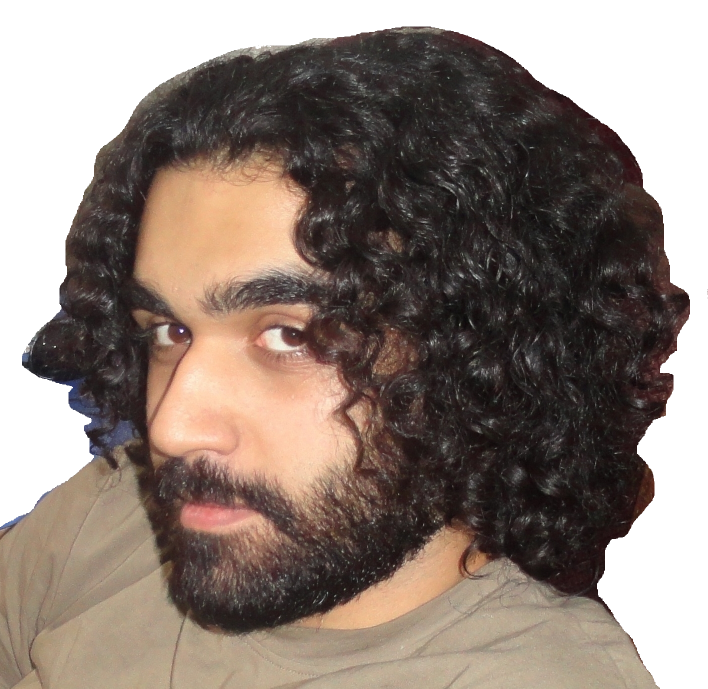
#> input picture ASCII ART/better-face_cutout.png, 1416 x 1377 px, found by its file name (shown at 1/2 size)
$ python test_clean_spots.py
#> lines starting #> are read from the running program, lines starting #| are printed output that depends on the picture; after the words box and inside, x2 and y2 are one past the last pixel; in counts of white or black regions, pixels touching at a corner belong together
import os
import numpy as np
from PIL import Image
from scipy.ndimage import binary_erosion, gaussian_filter

DIR = "ASCII ART"
input_path = os.path.join(DIR, "better-face_cutout.png")

img = Image.open(input_path).convert("RGBA")
#> img is the input picture: PIL image 1416x1377 RGBA; mean R, G, B, A 79.2, 65.5, 57.4, 193.6
arr = np.array(img).astype(np.float64)
rgb = arr[:, :, :3]
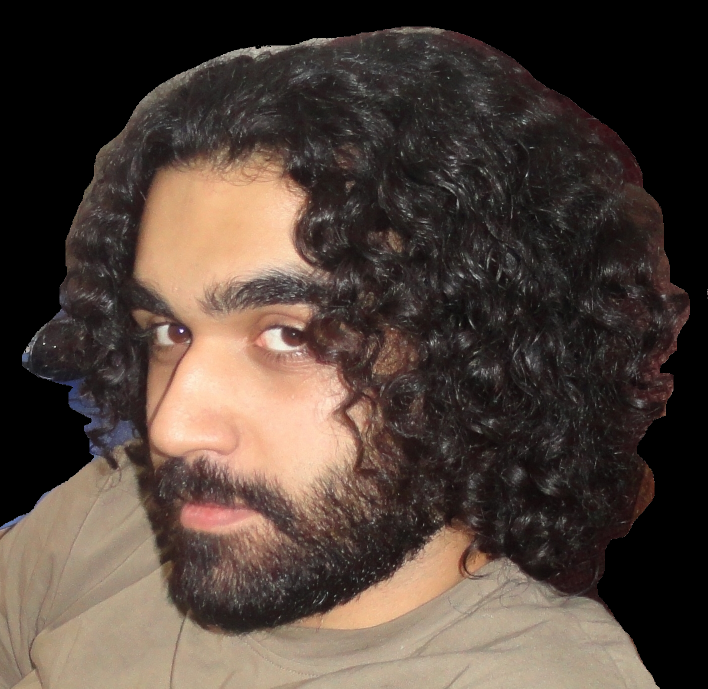
#> rgb: shape (1377, 1416, 3) float64 (shown at 1/2 size); mean R, G, B 79.2, 65.5, 57.4
alpha = (arr[:, :, 3] > 128)
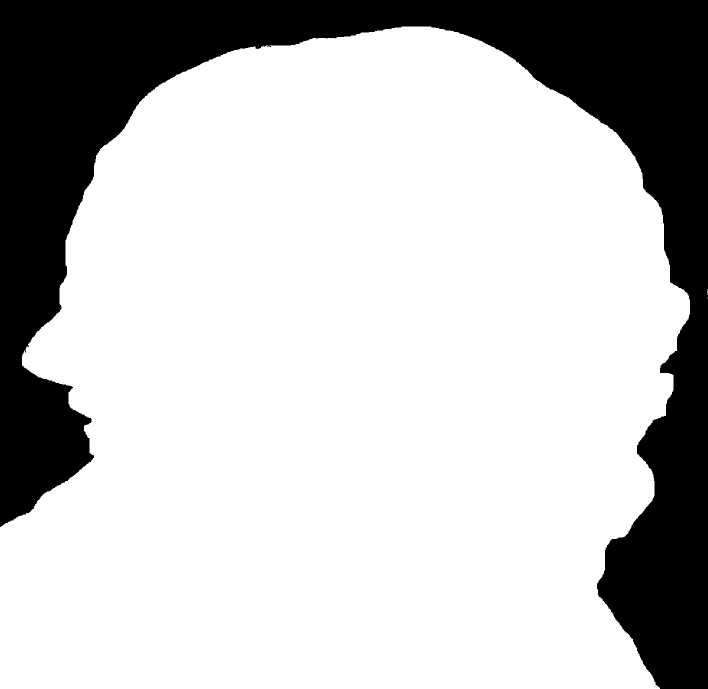
#> alpha: shape (1377, 1416) bool (shown at 1/2 size); 75.9% white; 1 black region, box (x1, y1, x2, y2) and area: (0, 0, 1416, 1377) 469208

# Detect the blue desk patch on the left (high Blue, low Red)
is_blue_desk = (rgb[:, :, 2] > rgb[:, :, 0] + 35) & (rgb[:, :, 2] > 70) & (alpha)
#> is_blue_desk: shape (1377, 1416) bool; 0.09% white; 9 white regions (3 under 20 px), largest, box (x1, y1, x2, y2) and area: (119, 762, 156, 797) 555, (137, 803, 170, 821) 397, (0, 1030, 48, 1058) 308, (168, 841, 191, 861) 195, (179, 884, 191, 915) 147, (44, 709, 56, 721) 111
# Detect the brown chair patch on the far right (x > 1240, y > 600, smooth reddish brown)
y_indices, x_indices = np.indices(alpha.shape)
is_chair_patch = (x_indices > 1240) & (y_indices > 650) & (y_indices < 850) & (rgb[:, :, 0] > 90) & (alpha)
#> is_chair_patch: shape (1377, 1416) bool; 0.06% white; 92 white regions (81 under 20 px), largest, box (x1, y1, x2, y2) and area: (1348, 651, 1365, 682) 205, (1271, 798, 1288, 816) 146, (1322, 708, 1337, 729) 125

# Remove these unwanted background areas from alpha
alpha[is_blue_desk] = False
alpha[is_chair_patch] = False
#> alpha: shape (1377, 1416) bool; 75.8% white; 69 black regions (63 under 20 px), largest, box (x1, y1, x2, y2) and area: (0, 0, 1416, 1377) 471580, (1271, 798, 1288, 816) 146, (1325, 789, 1332, 800) 43, (1309, 742, 1316, 750) 34, (1304, 722, 1309, 729) 27, (1319, 763, 1326, 769) 22

# Erode binary mask by 2 iterations to cleanly strip the white wall fringe
eroded_alpha = binary_erosion(alpha, iterations=2)
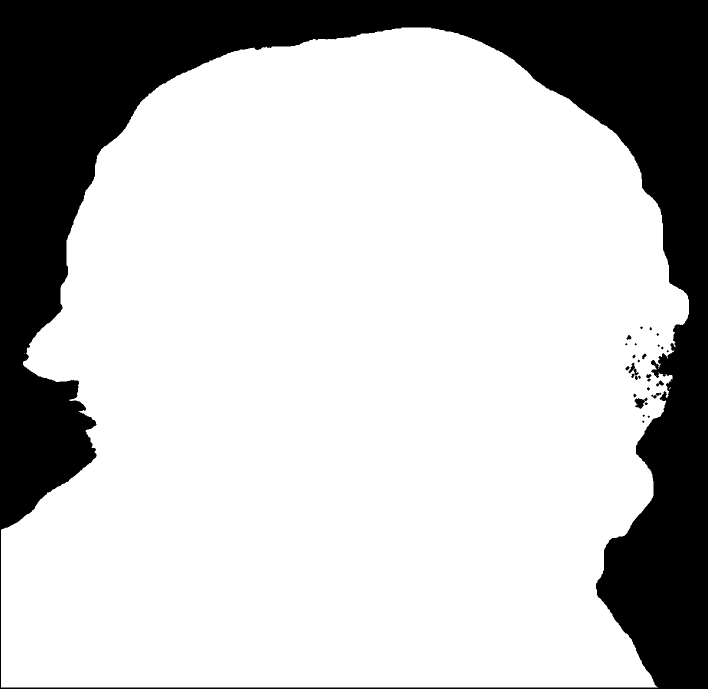
#> eroded_alpha: shape (1377, 1416) bool (shown at 1/2 size); 75.2% white; 28 black regions (11 under 20 px), largest, box (x1, y1, x2, y2) and area: (0, 0, 1416, 1377) 482624, (1269, 795, 1295, 818) 314, (1257, 725, 1278, 760) 262

# De-fringe: anywhere on the outer border where brightness is high, pull inward color
border_band = alpha & ~binary_erosion(eroded_alpha, iterations=3)
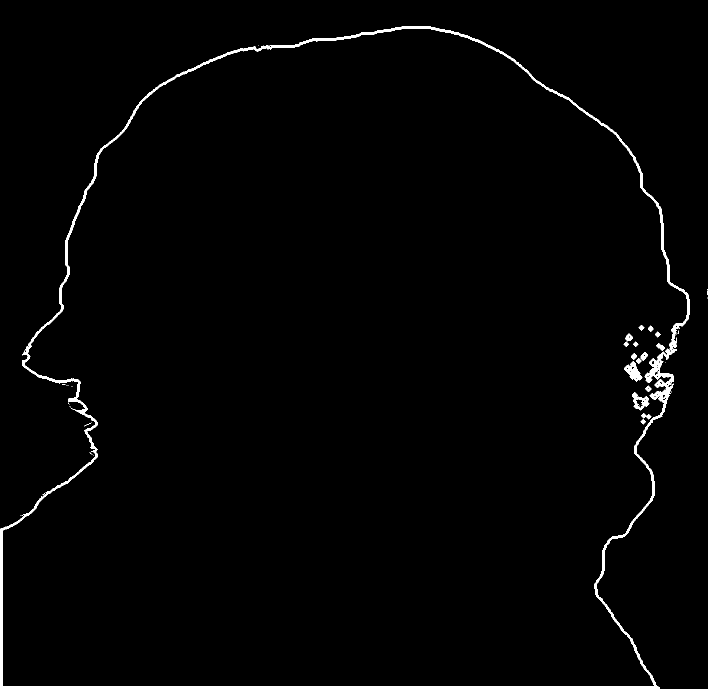
#> border_band: shape (1377, 1416) bool (shown at 1/2 size); 1.5% white; 46 white regions (30 under 20 px), largest, box (x1, y1, x2, y2) and area: (0, 53, 1380, 1377) 26373, (1248, 722, 1285, 763) 675, (1264, 784, 1299, 821) 537
brightness = 0.299 * rgb[:, :, 0] + 0.587 * rgb[:, :, 1] + 0.114 * rgb[:, :, 2]
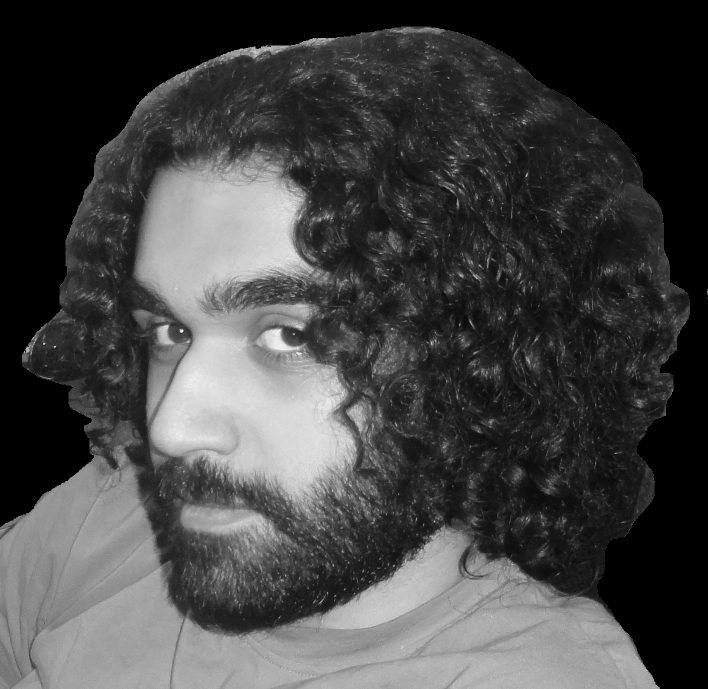
#> brightness: shape (1377, 1416) float64 (shown at 1/2 size); min 0, max 253.7, mean 68.7
is_white_fringe = border_band & (brightness > 115)
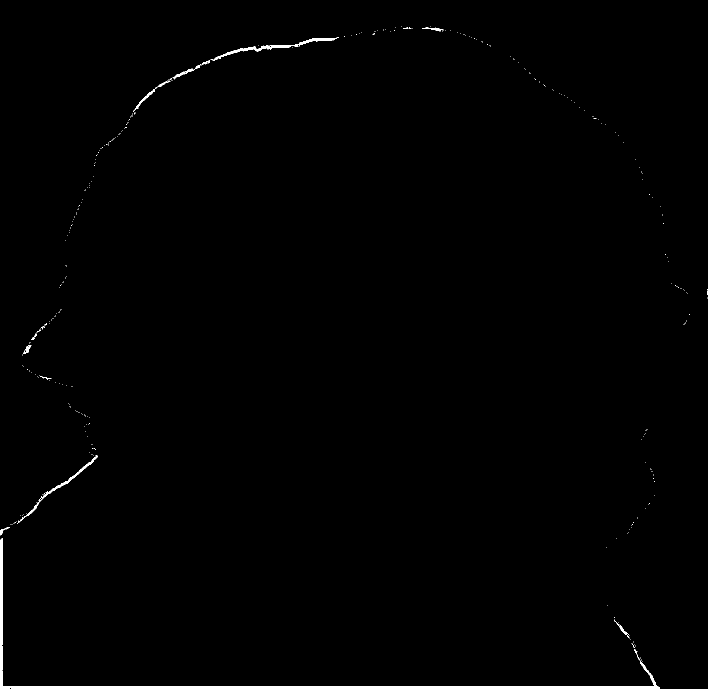
#> is_white_fringe: shape (1377, 1416) bool (shown at 1/2 size); 0.61% white; 276 white regions (262 under 20 px), largest, box (x1, y1, x2, y2) and area: (0, 1076, 1320, 1377) 8311, (427, 74, 678, 122) 1180, (34, 911, 195, 1048) 775

# Replace white fringe pixels with dark curl tone
rgb[is_white_fringe] = [30.0, 26.0, 28.0]

# Soft Gaussian smoothing on alpha for natural blending with #1d2021
smooth_alpha = gaussian_filter(eroded_alpha.astype(np.float64), sigma=1.0)
smooth_alpha = np.clip(smooth_alpha, 0.0, 1.0)

# Site background: #1d2021 = (29, 32, 33)
site_bg = np.array([29.0, 32.0, 33.0])

# Blend with site background
blended_rgb = rgb * smooth_alpha[:, :, np.newaxis] + site_bg * (1.0 - smooth_alpha[:, :, np.newaxis])
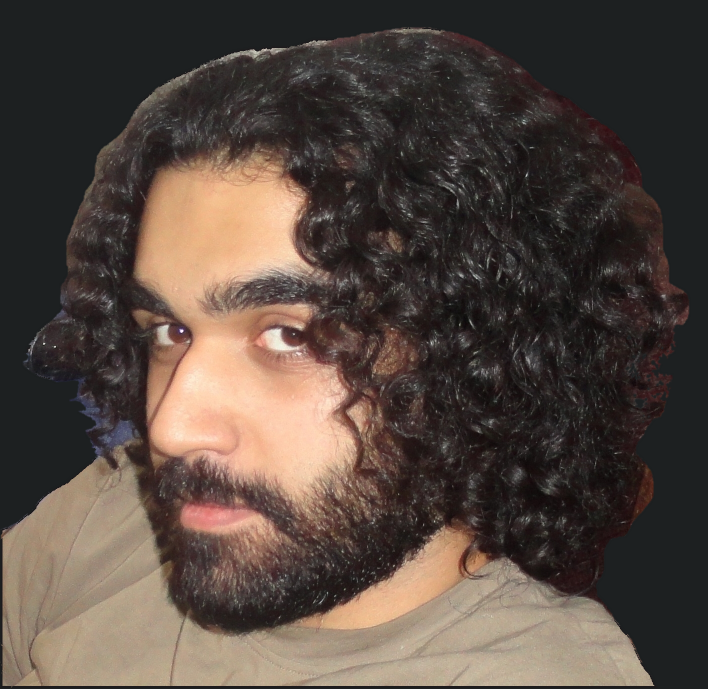
#> blended_rgb: shape (1377, 1416, 3) float64 (shown at 1/2 size); mean R, G, B 85.1, 72.3, 64.5
blended_rgb = np.clip(blended_rgb, 0.0, 255.0).astype(np.uint8)

# Save test preview
Image.fromarray(blended_rgb, "RGB").save("ASCII ART/test_defringed_clean.jpg", quality=95)
print("Saved test_defringed_clean.jpg")

$ run again, with HQ.jpg saved as ASCII ART/better-face_cutout.png
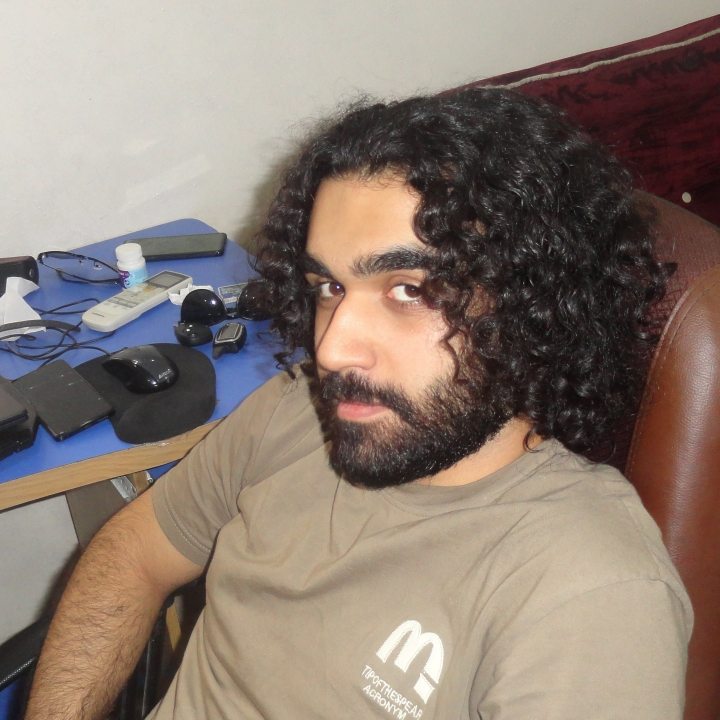
#> input picture HQ.jpg, 2160 x 2160 px, found by its file name (shown at 1/3 size)
#> `is_blue_desk = (rgb[:, :, 2] > rgb[:, :, 0] + 35) & (rgb[:, :, 2] > 70..`:
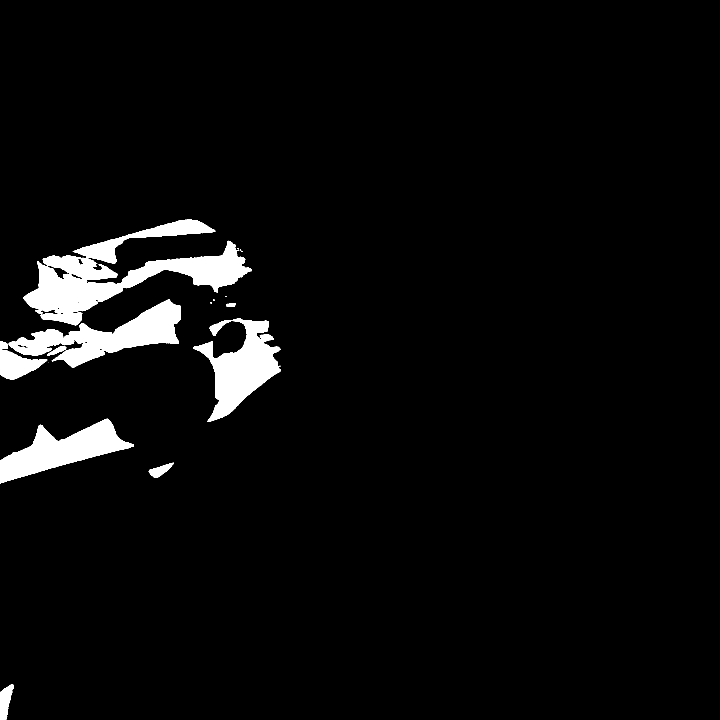
#> is_blue_desk: shape (2160, 2160) bool (shown at 1/3 size); 4.1% white; 18 white regions (7 under 20 px), largest, box (x1, y1, x2, y2) and area: (70, 659, 754, 976) 72124, (26, 898, 543, 1103) 38769, (580, 955, 842, 1266) 35469
#> is_chair_patch: shape (2160, 2160) bool; 0.69% white; 544 white regions (487 under 20 px), largest, box (x1, y1, x2, y2) and area: (2008, 668, 2160, 850) 20372, (1241, 651, 1319, 779) 4183, (1241, 797, 1300, 850) 2119
#> eroded_alpha: shape (2160, 2160) bool; 94.1% white; 239 black regions (65 under 20 px), largest, box (x1, y1, x2, y2) and area: (0, 0, 2160, 2160) 131918, (68, 657, 756, 978) 79385, (578, 953, 844, 1268) 38207
#> border_band: shape (2160, 2160) bool; 2.6% white; 402 white regions (271 under 20 px), largest, box (x1, y1, x2, y2) and area: (0, 0, 2160, 2160) 80182, (575, 950, 847, 1271) 6685, (1236, 646, 1375, 855) 6111
#> is_white_fringe: shape (2160, 2160) bool; 0.86% white; 317 white regions (262 under 20 px), largest, box (x1, y1, x2, y2) and area: (0, 0, 2160, 775) 14837, (213, 654, 651, 796) 3547, (797, 2155, 1440, 2160) 3198
#> `blended_rgb = rgb * smooth_alpha[:, :, np.newaxis] + site_bg * (1.0 - ..`:
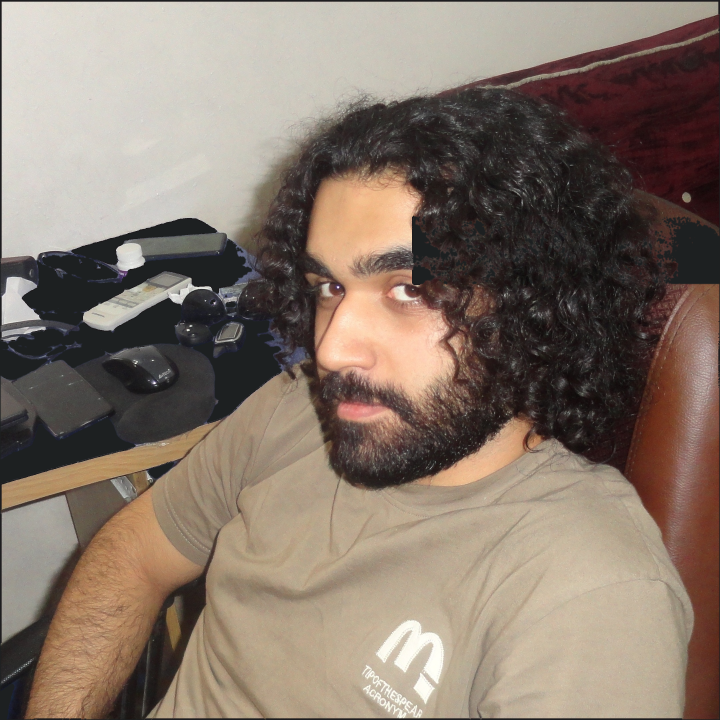
#> blended_rgb: shape (2160, 2160, 3) float64 (shown at 1/3 size); mean R, G, B 134.3, 119, 106.9
